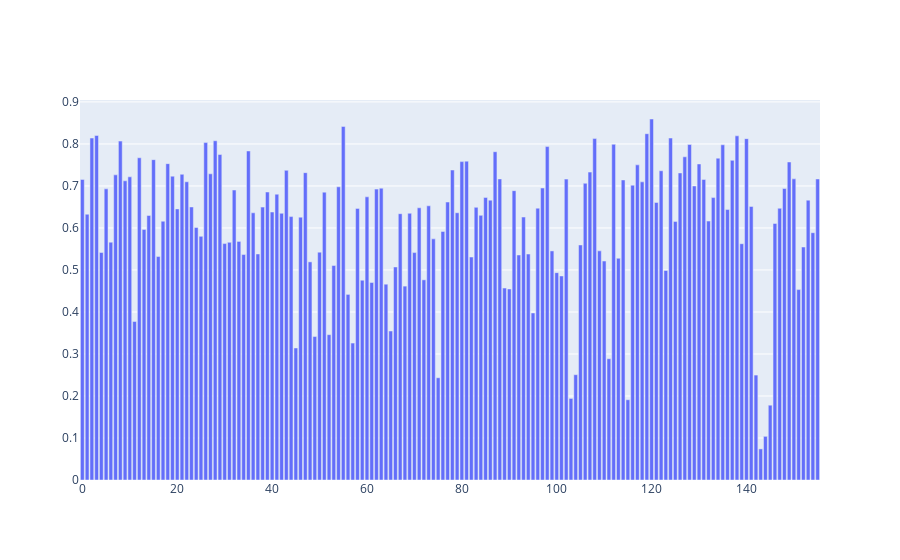
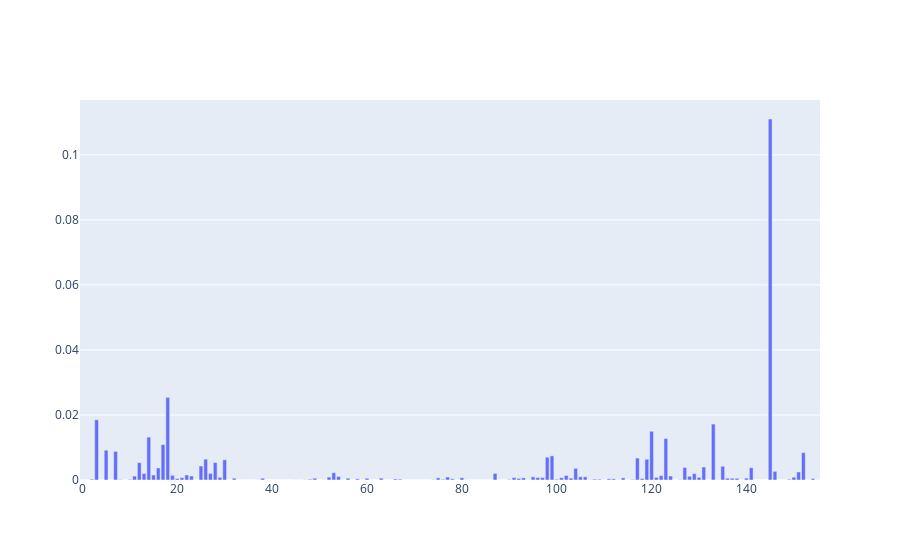
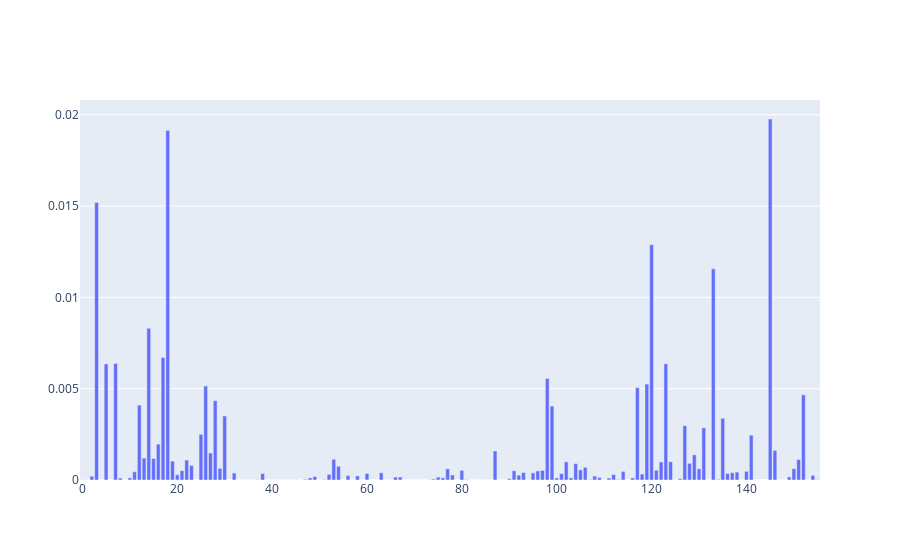
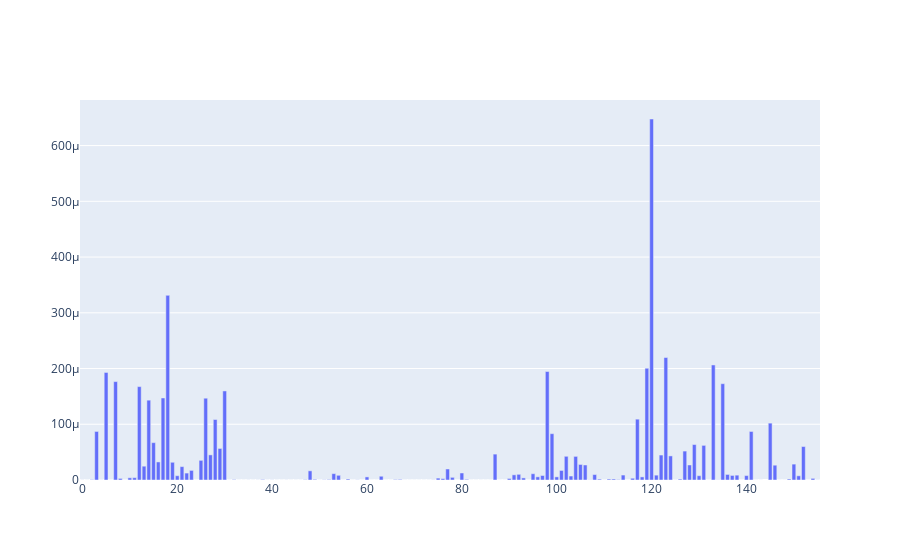

Write notebook code for charts like these, in order.
### Code cell
result_df = results[0]
result_df['citing_context']
df = result_df['data']
_ = plot_text_sim(df['glove_cos']**8, df.index)
_ = plot_text_sim(df['bow_itf_sim'], df.index)
_ = plot_text_sim(df['bow_itf_sim'] * df['glove_cos']**8, df.index)
_ = plot_text_sim(df['bow_itf_sim'] * df['bert_cos']**8, df.index)
_ = plot_text_sim(df['bow_itf_sim'] * df['roberta_cos']**8, df.index)

### Figure 1 — Plotly figure (JSON) as saved in the notebook; plotly's stock layout.template omitted (floating-point values rounded to 4 significant figures; data arrays with more than 128 entries replaced by an {"elided": "..."} marker saying what was removed)
{"data": [{"hovertext": {"elided": "156 str values"}, "type": "bar", "x": {"elided": "156 int values"}, "y": {"elided": "156 float values"}}], "layout": {"hoverlabel": {"bgcolor": "white", "font": {"family": "Rockwell", "size": 13}}}}

### Figure 2 — Plotly figure (JSON) as saved in the notebook; plotly's stock layout.template omitted (floating-point values rounded to 4 significant figures; data arrays with more than 128 entries replaced by an {"elided": "..."} marker saying what was removed)
{"data": [{"hovertext": {"elided": "156 str values"}, "type": "bar", "x": {"elided": "156 int values"}, "y": {"elided": "156 float values"}}], "layout": {"hoverlabel": {"bgcolor": "white", "font": {"family": "Rockwell", "size": 13}}}}

### Figure 3 — Plotly figure (JSON) as saved in the notebook; plotly's stock layout.template omitted (floating-point values rounded to 4 significant figures; data arrays with more than 128 entries replaced by an {"elided": "..."} marker saying what was removed)
{"data": [{"hovertext": {"elided": "156 str values"}, "type": "bar", "x": {"elided": "156 int values"}, "y": {"elided": "156 float values"}}], "layout": {"hoverlabel": {"bgcolor": "white", "font": {"family": "Rockwell", "size": 13}}}}

### Figure 4 — Plotly figure (JSON) as saved in the notebook; plotly's stock layout.template omitted (floating-point values rounded to 4 significant figures; data arrays with more than 128 entries replaced by an {"elided": "..."} marker saying what was removed)
{"data": [{"hovertext": {"elided": "156 str values"}, "type": "bar", "x": {"elided": "156 int values"}, "y": {"elided": "156 float values"}}], "layout": {"hoverlabel": {"bgcolor": "white", "font": {"family": "Rockwell", "size": 13}}}}
